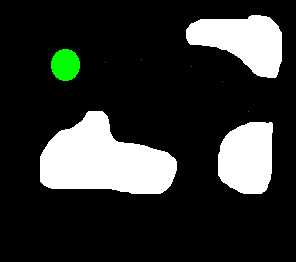
#> input picture Task 2/sample4.png, 296 x 262 px
$ jupyter execute Final-Natural.ipynb   (shell and % lines are left out)
#> lines starting #> are read from the running program, lines starting #| are printed output that depends on the picture; after the words box and inside, x2 and y2 are one past the last pixel; in counts of white or black regions, pixels touching at a corner belong together
[cell 1]
import numpy as np
import math
from PIL import Image
import scipy.integrate
import matplotlib.pyplot as plt
import mpld3
mpld3.enable_notebook()
#> (this line was passed over: mpld3 is not available in this run)

[cell 2]
def calc_spline(a,f1,f2):
    a=np.sort(a,axis=0)
    a=np.array(a)
    m=np.zeros(((len(a)-1)*4,(len(a)-1)*4))
    y=np.zeros((((len(a)-1)*4),1))
    i=0
    c=0
    while i<((len(a)-1)*4):
        cx=a[c][0]
        cy=a[c][1]
        m[i,i]=cx**3
        m[i][i+1]=cx**2
        m[i][i+2]=cx
        m[i][i+3]=1
        y[i][0]=cy
        cx=a[c+1][0]
        cy=a[c+1][1]
        m[i+1][i]=cx**3
        m[i+1][i+1]=cx**2
        m[i+1][i+2]=cx
        m[i+1][i+3]=1
        y[i+1][0]=cy
        i=i+4
        c=c+1
    m[2,(len(a)-1)*4-4]=6*a[len(a)-1][0]
    m[2,(len(a)-1)*4-3]=2
    m[2,2]=0
    m[3,0]=6*a[0][0]
    m[3,1]=2
    y[2,0]=f2
    y[3,0]=f1
    i=6
    c=1
    while i<((len(a)-1)*4):
        cx=a[c][0]
        m[i,i-2]=-3*(cx**2)
        m[i,i-1]=-2*cx
        m[i,i]=-1
        m[i,i-6]=3*(cx**2)
        m[i,i-5]=2*cx
        m[i,i-4]=1
        m[i+1,i-2]=-6*cx
        m[i+1,i-1]=-2
        m[i+1,i-6]=6*cx
        m[i+1,i-5]=2
        i=i+4
        c=c+1
    curve=np.linalg.inv(m)
    curve= np.dot(curve,y)
    fx=[]
    # f= lambda x: (9*(curve[i][0]**2)*x**4 +(4*(curve[i+1][0]**2)+6*curve[i][0]*curve[i+1][0])*x**2 +12*curve[i][0]*curve[i+1][0]*x**3 +4*curve[i+1][0]*curve[i+2][0]*x+ curve[i+2][0]**2)**(0.5)
    f= lambda x: abs(0.25*curve[i][0]*x**4+ (1/3)*curve[i+1][0]*x**3 +0.5*curve[i+2][0]*x**2 +curve[i+3][0]*x)
    cost=0
    st_line_area=0
    i=0
    c=0
    while i<(len(a)*4) and c<len(a)-1:
        x=np.linspace(a[c][0],a[c+1][0],100)
        for j in range(len(x)):
            fx.append((x[j]**3)*curve[i][0] +(x[j]**2)*curve[i+1][0]+x[j]*curve[i+2][0]+curve[i+3][0])

        cost_int,error=scipy.integrate.quad(f, a[c][0], a[c+1][0])
    #     print (cost_int)
        cost=cost +cost_int
        st_line_area=st_line_area+ 0.5*abs((a[c][0]-a[c+1][0])*(a[c][1]+a[c+1][1]))
        i=i+4
        c=c+1
        plt.plot(x,fx)
        plt.scatter(a[:,0],a[:,1])
        plt.grid()
#         plt.axvline()
#         plt.axhline()
        fx=[]

    cost=abs(cost-st_line_area)
    return cost

[cell 3]
def calc_spline_img_plot(a,f1,f2,img):
    a=np.sort(a,axis=0)
    a=np.array(a)
    m=np.zeros(((len(a)-1)*4,(len(a)-1)*4))
    y=np.zeros((((len(a)-1)*4),1))
    i=0
    c=0
    while i<((len(a)-1)*4):
        cx=a[c][0]
        cy=a[c][1]
        m[i,i]=cx**3
        m[i][i+1]=cx**2
        m[i][i+2]=cx
        m[i][i+3]=1
        y[i][0]=cy
        cx=a[c+1][0]
        cy=a[c+1][1]
        m[i+1][i]=cx**3
        m[i+1][i+1]=cx**2
        m[i+1][i+2]=cx
        m[i+1][i+3]=1
        y[i+1][0]=cy
        i=i+4
        c=c+1
    m[2,(len(a)-1)*4-4]=6*a[len(a)-1][0]
    m[2,(len(a)-1)*4-3]=2
    m[2,2]=0
    m[3,0]=6*a[0][0]
    m[3,1]=2
    y[2,0]=f2
    y[3,0]=f1
    i=6
    c=1
    while i<((len(a)-1)*4):
        cx=a[c][0]
        m[i,i-2]=-3*(cx**2)
        m[i,i-1]=-2*cx
        m[i,i]=-1
        m[i,i-6]=3*(cx**2)
        m[i,i-5]=2*cx
        m[i,i-4]=1
        m[i+1,i-2]=-6*cx
        m[i+1,i-1]=-2
        m[i+1,i-6]=6*cx
        m[i+1,i-5]=2
        i=i+4
        c=c+1
    curve=np.linalg.inv(m)
    curve= np.dot(curve,y)

    fx=[]
    # f= lambda x: (9*(curve[i][0]**2)*x**4 +(4*(curve[i+1][0]**2)+6*curve[i][0]*curve[i+1][0])*x**2 +12*curve[i][0]*curve[i+1][0]*x**3 +4*curve[i+1][0]*curve[i+2][0]*x+ curve[i+2][0]**2)**(0.5)
    f= lambda x: abs(0.25*curve[i][0]*x**4+ (1/3)*curve[i+1][0]*x**3 +0.5*curve[i+2][0]*x**2 +curve[i+3][0]*x)
    cost=0
    st_line_area=0
    i=0
    c=0
    while i<(len(a)*4) and c<len(a)-1:
        x=np.linspace(a[c][0],a[c+1][0],100)
        for j in range(len(x)):
            fx.append((x[j]**3)*curve[i][0] +(x[j]**2)*curve[i+1][0]+x[j]*curve[i+2][0]+curve[i+3][0])

        cost_int,error=scipy.integrate.quad(f, a[c][0], a[c+1][0])
        cost=cost +cost_int
        st_line_area=st_line_area+ 0.5*abs((a[c][0]-a[c+1][0])*(a[c][1]+a[c+1][1]))
        i=i+4
        c=c+1

        plt.plot(fx,x)
        plt.scatter(a[:,1],a[:,0])
        fx=[]
    plt.imshow(img)
    cost=abs(cost-st_line_area)
    return cost

[cell 4]
class Poly5:
    def __init__(self,data):
        self.x1,self.v1,self.a1,self.x2,self.v2,self.a2,self.t = data
        m=np.zeros((6,6))
        y=np.zeros((6,1))
        m[0][5]=1
        m[1]=[(self.t)**5,(self.t)**4,(self.t)**3,(self.t)**2,(self.t)**1,(self.t)**0]
        y[0][0]=self.x1
        y[1][0]=self.x2
        m[2][4]=1
        m[3]=[5*(self.t)**4,4*(self.t)**3,3*(self.t)**2,2*(self.t)**1,(self.t)**0,0]
        y[2][0]=self.v1
        y[3][0]=self.v2
        m[4][3]=2
        m[5]=[20*(self.t)**3,12*(self.t)**2,6*(self.t)**1,2,0,0]
        y[4][0]=self.a1
        y[5][0]=self.a2
        curve=np.linalg.inv(m)
        curve=np.dot(curve,y)
        self.e5,self.e4,self.e3,self.e2,self.e1,self.e0 = curve

    def f(self,x):
        return self.e5*(x**5)+self.e4*(x**4)+self.e3*(x**3)+self.e2*(x**2)+self.e1*x + self.e0
    def der1(self,x):
        return 5*self.e5*(x**4)+4*self.e4*(x**3)+3*self.e3*(x**2)+2*self.e2*x+self.e1
    def der2(self,x):
        return 20*self.e5*(x**3)+12*self.e4*(x**2)+6*self.e3*x+2*self.e2
    def der3(self,x):
        return 60*self.e5*(x**2)+24*self.e4*x+6*self.e3
    def der4(self,x):
        return 120*self.e5*x+24*self.e4
    def der5(self,x):
        return 120*self.e5

[cell 5]
def detector(im):
    im=im.convert('RGB')
    np_im=np.array(im)
    width,height = im.size

    wayp=[]
    obstacle=[]
    vehicle=[]

    for i in range(height):
        for j in range(width):
            a,b,c= np_im[i,j]
            if (a,b,c)==(255,0,0):
                wayp.append((i,j))
            elif (a,b,c)==(255,255,255):
                obstacle.append((i,j))
            elif (a,b,c)==(0,255,0):
                vehicle.append((i,j))


    wayp=np.array(wayp)
    vehicle=np.array(vehicle)
    obstacle=np.array(obstacle)

    centre_x=np.mean(vehicle[:,0])
    centre_x=math.ceil(centre_x)
    centre_y=np.mean(vehicle[:,1])
    centre_y=math.ceil(centre_y)
    rx=max(centre_x-np.min(vehicle[:,0]),np.max(vehicle[:,0])-centre_x)
    ry=max(centre_y-np.min(vehicle[:,1]),np.max(vehicle[:,1])-centre_y)
    radius=max(rx,ry)

    wayp = np.append(wayp, [(centre_x,centre_y)], axis = 0)
    return wayp,vehicle,radius,obstacle

[cell 6]
image=Image.open("sample4.png")
#> image is the input picture: PIL image 296x262 RGBA; mean R, G, B, A 47.6, 50, 47.6, 255
waypoints,vehicle,vehicle_radius,obstacles=detector(image)
#> after the loop in detector, `for i in range(height):`: obstacle = 14469 pairs, first value 15 to 193, second value 40 to 281; vehicle = 732 pairs, first value 49 to 80, second value 51 to 79; wayp = [(59, 141), (62, 105), (66, 191), (81, 222), (111, 248)]
#> in detector, `wayp=np.array(wayp)`: wayp = [[59, 141], [62, 105], [66, 191], [81, 222], [111, 248]]
#> in detector, `centre_x=np.mean(vehicle[:,0])`: centre_x = 64.5
#> in detector, `centre_x=math.ceil(centre_x)`: centre_x = 65
#> in detector, `rx=max(centre_x-np.min(vehicle[:,0]),np.max(vehicle[:,0])-centre_x)`: rx = 16
#> in detector, `ry=max(centre_y-np.min(vehicle[:,1]),np.max(vehicle[:,1])-centre_y)`: ry = 14
#> in detector, `radius=max(rx,ry)`: radius = 16
#> in detector, `wayp = np.append(wayp, [(centre_x,centre_y)], axis = 0)`: wayp = [[59, 141], [62, 105], [66, 191], [81, 222], [111, 248], [65, 65]]
#> waypoints has the same summary as wayp in detector; vehicle_radius = 16; obstacles has the same summary as obstacle in detector
# calc_spline(waypoints,1,100)
calc_spline_img_plot(waypoints,0,0,image)
#> in calc_spline_img_plot, `a=np.sort(a,axis=0)`: a = [[59, 65], [62, 105], [65, 141], [66, 191], [81, 222], [111, 248]]
#> in calc_spline_img_plot, `m=np.zeros(((len(a)-1)*4,(len(a)-1)*4))`: m: shape (20, 20) float64; every value is 0
#> in calc_spline_img_plot, `y=np.zeros((((len(a)-1)*4),1))`: y = 20 values from 0 to 0
#> the loop in calc_spline_img_plot, `while i<((len(a)-1)*4):` made 5 passes
#> i on passes 1 to 5: 4, 8, 12, 16, 20
#> after the loop in calc_spline_img_plot, `while i<((len(a)-1)*4):`:
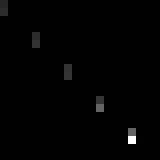
#> m: shape (20, 20) float64 (shown 8 times larger); min 0, max 1367631, mean 10728.2; drawn with min black and max white
#> after the loop in calc_spline_img_plot, `while i<((len(a)-1)*4):`: c = 5; i = 20; y = 20 values, max 248 at index 17, min 0 at index 2, mean 81.55
#> in calc_spline_img_plot, `m[2,(len(a)-1)*4-4]=6*a[len(a)-1][0]`: m: shape (20, 20) float64; 0.25% of pixels changed, all inside (x1, y1, x2, y2) = (16, 2, 17, 3)
#> in calc_spline_img_plot, `m[2,(len(a)-1)*4-3]=2`: m: shape (20, 20) float64; min 0, max 1367631, mean 10729.9
#> in calc_spline_img_plot, `m[3,0]=6*a[0][0]`: m: shape (20, 20) float64; min 0, max 1367631, mean 10730.8
#> in calc_spline_img_plot, `m[3,1]=2`: m: shape (20, 20) float64; min 0, max 1367631, mean 10730.8
#> the loop in calc_spline_img_plot, `while i<((len(a)-1)*4):` made 4 passes
#> i on passes 1 to 4: 10, 14, 18, 22
#> after the loop in calc_spline_img_plot, `while i<((len(a)-1)*4):`: m: shape (20, 20) float64; min -19683, max 1367631, mean 10730.8
#> after the loop in calc_spline_img_plot, `while i<((len(a)-1)*4):`: c = 5; i = 22
#> in calc_spline_img_plot, `curve=np.linalg.inv(m)`:
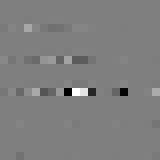
#> curve: shape (20, 20) float64 (shown 8 times larger); min -51756.6, max 51757.6, mean -146.9; drawn with min black and max white
#> in calc_spline_img_plot, `curve= np.dot(curve,y)`: curve = 20 values, max 2084013.9 at index 11, min -576020.8 at index 7, mean 74262.4
#> the loop in calc_spline_img_plot, `while i<(len(a)*4) and c<len(a)-1:` made 5 passes
#> (cost_int, error, cost, st_line_area, i) on passes 1 to 5: (4448352.6, 4.94e-08, 4448352.6, 255, 4), (27049669.5, 3e-07, 31498022.2, 624, 8), (34209263.6, 3.8e-07, 65707285.7, 790, 12), (19191699.8, 2.13e-07, 84898985.5, 3887.5, 16), (9906324.8, 1.1e-07, 94805310.4, 10937.5, 20)
#> after the loop in calc_spline_img_plot, `while i<(len(a)*4) and c<len(a)-1:`: c = 5; cost = 94805310.4; i = 20; st_line_area = 10937.5
#> in calc_spline_img_plot, `cost=abs(cost-st_line_area)`: cost = 94794372.9
#> Out = 94794372.9
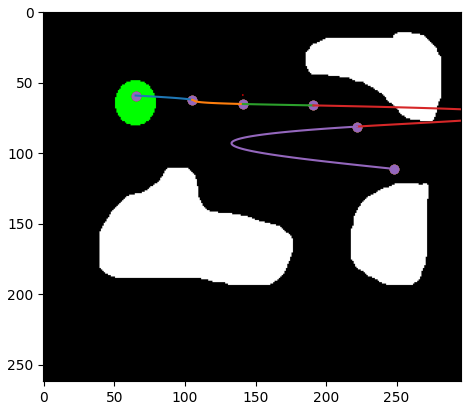
#> figure drawn by matplotlib, 1 panel

[cell 7]
calc_spline([(-2,-8),(-1,-1),(4,64),(3,27),(0,0)],0,0)
#> after the loop in calc_spline, `while i<(len(a)*4) and c<len(a)-1:`: c = 4; cost = 144.9; i = 16; st_line_area = 91
#> in calc_spline, `cost=abs(cost-st_line_area)`: cost = 53.89
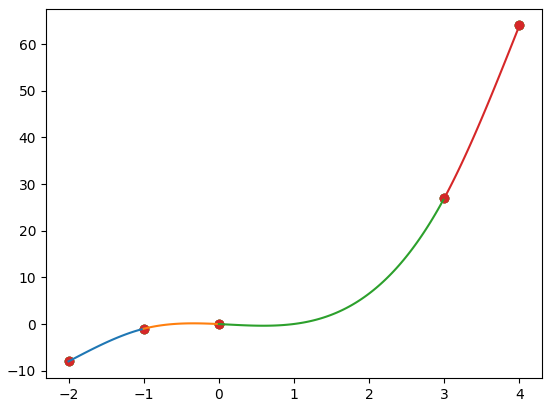
#> figure drawn by matplotlib, 1 panel; curve peaks at x = -1, y = -1; curve peaks at x = -0.343, y = 0.156; curve peaks at x = 3, y = 27

$ run again, with Task 2/sample2.png copied over Task 2/sample4.png
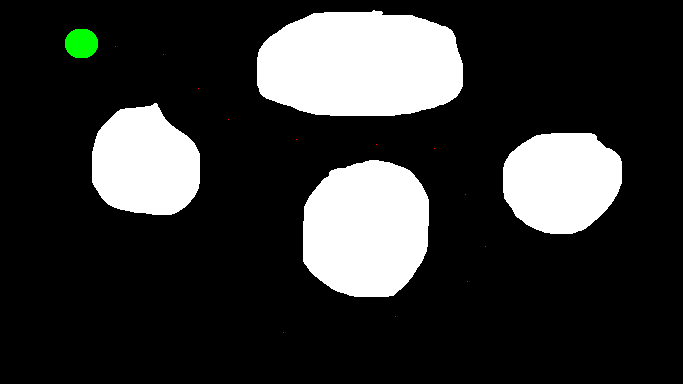
#> input picture Task 2/sample2.png, 683 x 384 px
#> image is the input picture: PIL image 683x384 RGBA; mean R, G, B, A 50.2, 51, 50.2, 255
#> after the loop in detector, `for i in range(height):`: obstacle = 51659 items; vehicle = 789 pairs, first value 29 to 57, second value 65 to 97; wayp = [(46, 115), (54, 163), (88, 198), (119, 228), (139, 296), (144, 376), (148, 434), (194, 465), (246, 485), (281, 467), (316, 395), (332, 283)]
#> in detector, `wayp=np.array(wayp)`: wayp = [[46, 115], [54, 163], [88, 198], [119, 228], [139, 296], [144, 376], [148, 434], [194, 465], [246, 485], [281, 467], [316, 395], [332, 283]]
#> in detector, `obstacle=np.array(obstacle)`: obstacle = 51659 pairs, first value 10 to 296, second value 92 to 621
#> centre_x = 43
#> centre_y = 81
#> rx = 14
#> ry = 16
#> in detector, `wayp = np.append(wayp, [(centre_x,centre_y)], axis = 0)`: wayp = 13 rows, first 8: [46, 115], [54, 163], [88, 198], [119, 228], [139, 296], [144, 376], [148, 434], [194, 465]
#> `waypoints,vehicle,vehicle_radius,obstacles=detector(image)`: waypoints has the same summary as wayp in detector; vehicle_radius = 16; obstacles has the same summary as obstacle in detector
#> a = 13 rows, first 8: [43, 81], [46, 115], [54, 163], [88, 198], [119, 228], [139, 283], [144, 296], [148, 376]
#> in calc_spline_img_plot, `y=np.zeros((((len(a)-1)*4),1))`: y = 48 values from 0 to 0
#> the loop in calc_spline_img_plot, `while i<((len(a)-1)*4):` made 12 passes
#> i on passes 1 to 8: 4, 8, 12, 16, 20, 24, 28, 32
#> after the loop in calc_spline_img_plot, `while i<((len(a)-1)*4):`:
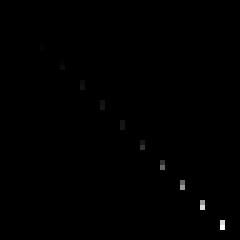
#> m: shape (48, 48) float64 (shown 5 times larger); min 0, max 36594368, mean 92210.5; drawn with min black and max white
#> after the loop in calc_spline_img_plot, `while i<((len(a)-1)*4):`: c = 12; i = 48; y = 48 values, max 485 at index 45, min 0 at index 2, mean 154.3
#> the loop in calc_spline_img_plot, `while i<((len(a)-1)*4):` made 11 passes
#> i on passes 1 to 8: 10, 14, 18, 22, 26, 30, 34, 38
#> after the loop in calc_spline_img_plot, `while i<((len(a)-1)*4):`: c = 12; i = 50
#> in calc_spline_img_plot, `curve= np.dot(curve,y)`: curve = 48 values, max 1059338.3 at index 27, min -644971.6 at index 23, mean 8465.4
#> the loop in calc_spline_img_plot, `while i<(len(a)*4) and c<len(a)-1:` made 12 passes
#> (cost_int, error, cost, st_line_area, i) on passes 1 to 8: (173232.7, 1.92e-09, 173232.7, 294, 4), (430843.9, 4.78e-09, 604076.6, 1406, 8), (65492.1, 0.00087, 669568.6, 7543, 12), (48182.2, 8.74e-05, 717750.8, 14146, 16), (9976612, 1.11e-07, 10694362.8, 19256, 20), (112301437.2, 1.25e-06, 122995800, 20703.5, 24), (155584882.6, 1.73e-06, 278580682.6, 22047.5, 28), (89329727, 9.92e-07, 367910409.6, 39780.5, 32)
#> after the loop in calc_spline_img_plot, `while i<(len(a)*4) and c<len(a)-1:`: c = 12; cost = 519416120; i = 48; st_line_area = 100993
#> in calc_spline_img_plot, `cost=abs(cost-st_line_area)`: cost = 519315127
#> `[cell 6] image=Image.open("sample4.png") waypoints,vehicle,vehicle_rad..`:
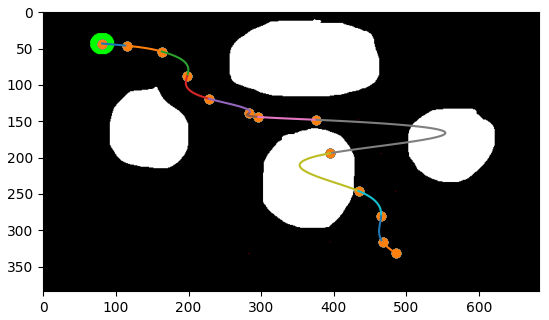
#> figure drawn by matplotlib, 1 panel
#> after the loop in calc_spline, `while i<(len(a)*4) and c<len(a)-1:`: c = 4; cost = 144.9; i = 16; st_line_area = 91
#> in calc_spline, `cost=abs(cost-st_line_area)`: cost = 53.89

$ run again, with Task 2/sample.png copied over Task 2/sample4.png
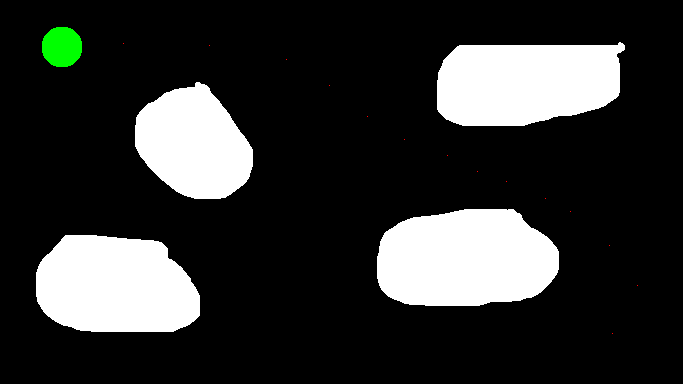
#> input picture Task 2/sample.png, 683 x 384 px
#> image is the input picture: PIL image 683x384 RGBA; mean R, G, B, A 49.6, 50.9, 49.6, 255
#> after the loop in detector, `for i in range(height):`: obstacle = 51034 items; vehicle = 1304 pairs, first value 27 to 66, second value 42 to 81; wayp = [(43, 123), (45, 209), (59, 286), (85, 329), (116, 367), (139, 404), (155, 447), (171, 477), (181, 506), (198, 545), (211, 570), (245, 609), (285, 637), (333, 612)]
#> in detector, `wayp=np.array(wayp)`: wayp = 14 rows, first 8: [43, 123], [45, 209], [59, 286], [85, 329], [116, 367], [139, 404], [155, 447], [171, 477]
#> in detector, `obstacle=np.array(obstacle)`: obstacle = 51034 pairs, first value 42 to 331, second value 36 to 624
#> in detector, `centre_x=np.mean(vehicle[:,0])`: centre_x = 46.5
#> in detector, `centre_x=math.ceil(centre_x)`: centre_x = 47
#> in detector, `centre_y=np.mean(vehicle[:,1])`: centre_y = 61.5
#> in detector, `centre_y=math.ceil(centre_y)`: centre_y = 62
#> rx = 20
#> in detector, `wayp = np.append(wayp, [(centre_x,centre_y)], axis = 0)`: wayp = 15 rows, first 8: [43, 123], [45, 209], [59, 286], [85, 329], [116, 367], [139, 404], [155, 447], [171, 477]
#> `waypoints,vehicle,vehicle_radius,obstacles=detector(image)`: waypoints has the same summary as wayp in detector; vehicle_radius = 20; obstacles has the same summary as obstacle in detector
#> a = 15 rows, first 8: [43, 62], [45, 123], [47, 209], [59, 286], [85, 329], [116, 367], [139, 404], [155, 447]
#> in calc_spline_img_plot, `y=np.zeros((((len(a)-1)*4),1))`: y = 56 values from 0 to 0
#> the loop in calc_spline_img_plot, `while i<((len(a)-1)*4):` made 14 passes
#> i on passes 1 to 8: 4, 8, 12, 16, 20, 24, 28, 32
#> after the loop in calc_spline_img_plot, `while i<((len(a)-1)*4):`:
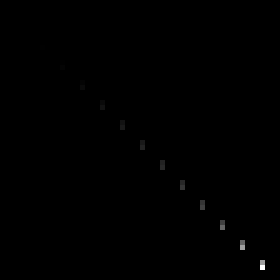
#> m: shape (56, 56) float64 (shown 5 times larger); min 0, max 36926037, mean 59851; drawn with min black and max white
#> after the loop in calc_spline_img_plot, `while i<((len(a)-1)*4):`: c = 14; i = 56; y = 56 values, max 637 at index 53, min 0 at index 2, mean 208.3
#> the loop in calc_spline_img_plot, `while i<((len(a)-1)*4):` made 13 passes
#> i on passes 1 to 8: 10, 14, 18, 22, 26, 30, 34, 38
#> after the loop in calc_spline_img_plot, `while i<((len(a)-1)*4):`: c = 14; i = 58
#> in calc_spline_img_plot, `curve= np.dot(curve,y)`: curve = 56 values, max 168540.8 at index 7, min -78401.9 at index 3, mean 1355.5
#> the loop in calc_spline_img_plot, `while i<(len(a)*4) and c<len(a)-1:` made 14 passes
#> (cost_int, error, cost, st_line_area, i) on passes 1 to 8: (1706081.9, 1.89e-08, 1706081.9, 185, 4), (3850631.6, 4.28e-08, 5556713.5, 517, 8), (4414640.8, 4.9e-08, 9971354.3, 3487, 12), (2666865.6, 2.96e-08, 12638219.9, 11482, 16), (1319900.9, 1.47e-08, 13958120.9, 22270, 20), (1634075.3, 1.81e-08, 15592196.2, 31136.5, 24), (4682543.8, 5.2e-08, 20274740, 37944.5, 28), (8458266.3, 9.39e-08, 28733006.2, 45336.5, 32)
#> after the loop in calc_spline_img_plot, `while i<(len(a)*4) and c<len(a)-1:`: c = 14; cost = 79661153.9; i = 56; st_line_area = 140871.5
#> in calc_spline_img_plot, `cost=abs(cost-st_line_area)`: cost = 79520282.4
#> `[cell 6] image=Image.open("sample4.png") waypoints,vehicle,vehicle_rad..`:
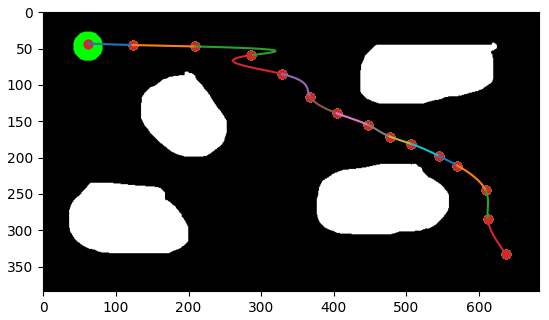
#> figure drawn by matplotlib, 1 panel
#> after the loop in calc_spline, `while i<(len(a)*4) and c<len(a)-1:`: c = 4; cost = 144.9; i = 16; st_line_area = 91
#> in calc_spline, `cost=abs(cost-st_line_area)`: cost = 53.89
